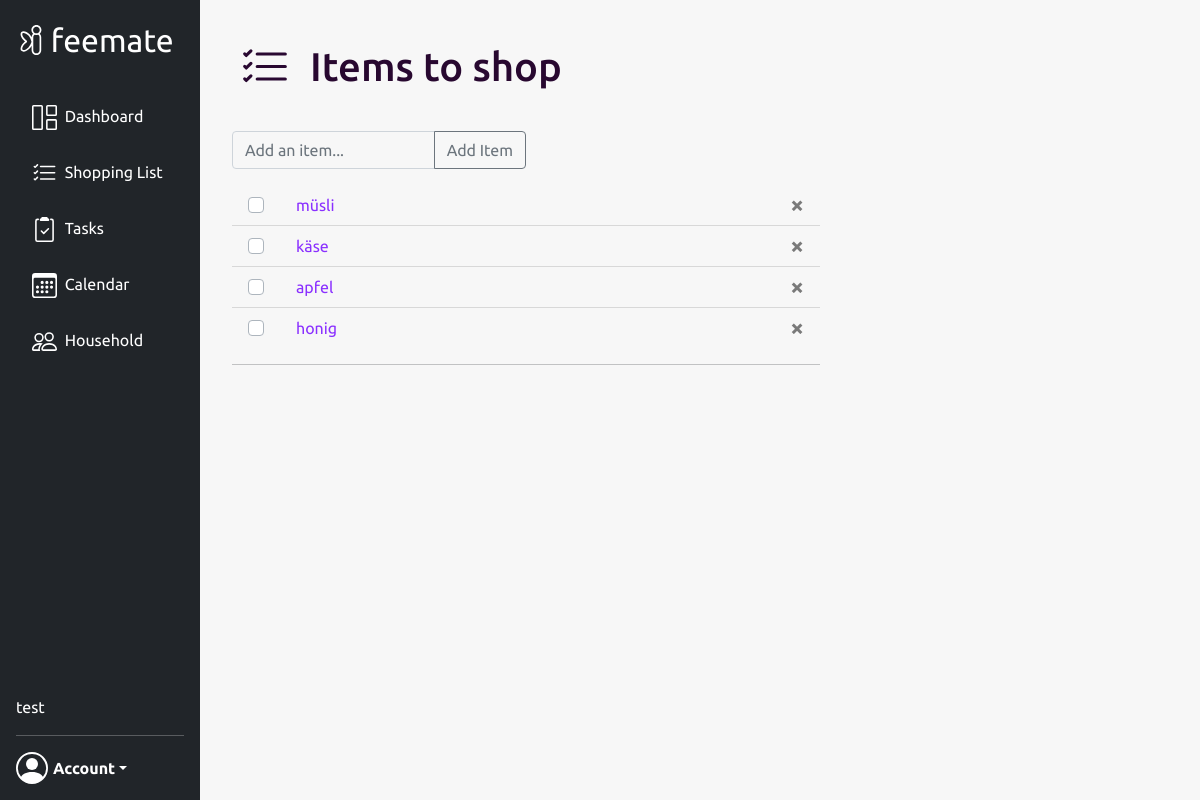
Page /list (signed in) on the committed database.
### website/models.py (models this page shows, shortened)
class User(db.Model, UserMixin):
    id = db.Column(db.Integer, primary_key=True)
    uuid = db.Column(db.Text(length=36), default=lambda: str(uuid.uuid4()), unique=True)
    email = db.Column(db.String(150), unique=True)
    password = db.Column(db.String(150))
    first_name = db.Column(db.String(150))
    events = db.relationship('Event')
    tasks = db.relationship('Task')
    group_id = db.Column(db.Integer, db.ForeignKey('group.id'))

class Item(db.Model):
    id = db.Column(db.Integer, primary_key=True)
    uuid = db.Column(db.Text(length=36), default=lambda: str(uuid.uuid4()), unique=True)
    group_id = db.Column(db.Integer, db.ForeignKey('group.id'))
    title = db.Column(db.String(100))
    date = db.Column(db.DateTime(timezone=True), default=func.now())
    state = db.Column(db.Boolean, default=False)

### website/views.py (the view, shortened to what this page needs)
@views.route('/list', methods=['GET', 'POST'])
@login_required
def shoppinglist():
    return render_template("list.html", current_user=current_user, group=get_current_group())

### website/__init__.py (called while the page is built)
def create_app():
    app = Flask(__name__)
    app.config['SECRET_KEY'] = 'SECRET_KEY'
    app.config['SQLALCHEMY_DATABASE_URI'] = f'sqlite:///{DB_NAME}'
    db.init_app(app)
    from .views import views
    from .auth import auth
    from .api import api
    app.register_blueprint(views, url_prefix='/')
    app.register_blueprint(auth, url_prefix='/')
    app.register_blueprint(api)
    create_database(app)
    login_manager = LoginManager()
    login_manager.login_view = 'auth.login'
    login_manager.init_app(app)
    from .models import User
    @login_manager.user_loader
    def load_user(user_id):
        return User.query.get(int(user_id))
    return app

### website/views.py (called while the page is built)
def get_current_group():
    group = Group.query.filter_by(id=current_user.group_id).first()
    return group

### website/templates/list.html (shortened to what this page needs)
{% extends "base.html" %}{% block title %}Shopping list{% endblock %}
{% block content %}
<div class="d-flex flex-row">
        <div class="p-2 page-icon">
            <img src="/static/images/list-check-solid.svg"
                 class="header-logo"
                 alt="shoppinglist"
                 width="50"
                 height="50"/>
        </div>
        <div class="p-2">
            <h1 class="header-text">Items to shop</h1>
        </div>
</div>
<br />
<form method="POST">
    <div class="input-group mb-3 input-group-custom">
        <input type="text"
               name="item_textfield"
               id="item_textfield"
               class="form-control custom-form-control"
               placeholder="Add an item..." autofocus>
        <div class="input-group-append">
            <button class="btn btn-outline-secondary" type="submit">Add Item</button>
        </div>
    </div>
</form>
<ul class="list-group list-group-flush" id="items">
    {% for item in group.items %}
        {% if item.state == False %}
            <li class="list-group-item">
                <div class="custom-control custom-checkbox">
                        <label class="custom-control-label" for="checkbox_{{ item.id }}">
                            {{item.title}}
                        </label>
                        <button type="button" class="close delete_item" onclick="deleteItem({{ item.id }})">
                                <span aria-hidden="true">&times;</span>
                        </button>
                </div>
            </li>
        {% endif %}
    {% endfor %}
</ul>
<hr style="width: 50%;">
{% endblock %}

### website/templates/base.html (shortened to what this page needs)
<!DOCTYPE html>
<html>
    <head>
        <link rel="stylesheet"
              href="https://stackpath.bootstrapcdn.com/bootstrap/4.4.1/css/bootstrap.min.css"
/>
        <link rel="stylesheet"
              href="https://stackpath.bootstrapcdn.com/font-awesome/4.7.0/css/font-awesome.min.css"
/>
        <link rel="stylesheet"
              href="https://cdn.jsdelivr.net/npm/bootstrap@5.1.3/dist/css/bootstrap.min.css"
>
        <link rel="stylesheet" href="/static/styles.css">
        <link rel="stylesheet" href="https://cdn.jsdelivr.net/npm/bootstrap-icons@1.8.1/font/bootstrap-icons.css">
        <link rel='stylesheet' href='https://cdn.jsdelivr.net/npm/fullcalendar@5.11.0/main.min.css'/>
    </head>
    <body class="body font">
        <nav class="d-flex flex-column flex-shrink-0 p-3 text-white bg-dark custom-navbar" id="sidebar">
            <a href="/" class="d-flex align-items-center mb-3 mb-md-0 me-md-auto text-white text-decoration-none">
                <img class="invert-svg"
                     src="/static/images/fairy_logo.svg"
                     alt="fairy"
                     width="30"
                     height="30"/>
                <span class="fs-2" style="margin-left: 0.15em;">feemate</span>
            </a>
            <br/>
            <ul class="nav nav-pills flex-column mb-auto">
                <li>
                    <a href="/dashboard" class="nav-link text-white {{ '' if current_user.is_authenticated else 'disabled' }}">
                        <text class="navbar-text">Dashboard</text>
                    </a>
                </li>
                <li>
                    <a href="/list" class="nav-link text-white {{ '' if current_user.is_authenticated else 'disabled' }}">
                        <img class="invert-svg"
                             src="/static/images/list-check-solid.svg"
                             alt="shoppinglist"
                             width="25"
                             height="25"/>
                        <text class="navbar-text">Shopping List</text>
                    </a>
                </li>
                <li>
                    <a href="/tasks" class="nav-link text-white {{ '' if current_user.is_authenticated else 'disabled' }}">
                        <text class="navbar-text">Tasks</text>
                    </a>
                </li>
                <li>
                    <a href="/calendar" class="nav-link text-white {{ '' if current_user.is_authenticated else 'disabled' }}">
                        <text class="navbar-text">Calendar</text>
                    </a>
                </li>
                <li>
                    <a href="/household" class="nav-link text-white">
                        <text class="navbar-text">Household</text>
                    </a>
                </li>
            </ul>
            <text class="current-user-name">{{current_user.first_name}}</text>
            <hr>
            {% if current_user.is_authenticated %}
                <div class="dropdown">
                    <a href="#" class="d-flex align-items-center text-white text-decoration-none dropdown-toggle"
                       id="dropdownUser1"
                       data-bs-toggle="dropdown"
                       aria-haspopup="true"
                       aria-expanded="false">
                        <img class="invert-svg" src="/static/images/user.svg" alt="" width="32" height="32" class="rounded-circle me-2"/>
                        <strong class="font" style="margin-left: 5px;">Account</strong>
                    </a>
                </div>
            {% else %}
                <div class="container">
                    <a href="/login" class="d-flex align-items-center text-white text-decoration-none login-button">Login</a>
                </div>
            {% endif %}
        </nav>
        <div class="container-fluid container-fluid-custom">
            {% block content %}
            {% endblock %}
        </div>
    </body>
</html>

### website/static/styles.css (style rules this page uses)
.custom-navbar { height: 100vh; width: 200px; top: 0; left: 0; position: fixed; display: flex; }
.invert-svg { -webkit-filter: invert(1); filter: invert(1); }
.navbar-text { margin-left: 4px; }
.body { background-color: #f7f7f7; }
.font { font-family: 'Ubuntu', sans-serif; }
.container-fluid-custom { position: fixed; left: 200px; top: 0; margin-left: 20px; margin-top: 35px; max-width: 1300px; }
.page-icon { width: 50px; }
.list-group-item { background-color: #f7f7f7; width: 50%; }
.header-text { margin-left: 20px; color: #280830; }
.header-logo { filter: invert(8%) sepia(23%) saturate(5363%) hue-rotate(267deg) brightness(93%) contrast(105%); }
.custom-control { position: relative; display: block; min-height: 1.5rem; padding-left: 1.5rem; }
.custom-control-label { position: relative; color: #8a30ff; padding-left: 1.5rem; font-family: 'Ubuntu', sans-serif; }
.delete_item { position: relative; float: right; }
.custom-form-control { background-color: transparent; border-radius: 4px; outline: 1px; box-shadow: none; width: 75%; }
.input-group-custom { width: 25%; }
.bg-dark { background-color: #181b1f; }
*, *::before, *::after { box-sizing: border-box; }

### rows in the picture
User: first_name "test"
Item: title "müsli"
Item: title "käse"
Item: title "apfel"
Item: title "honig"
